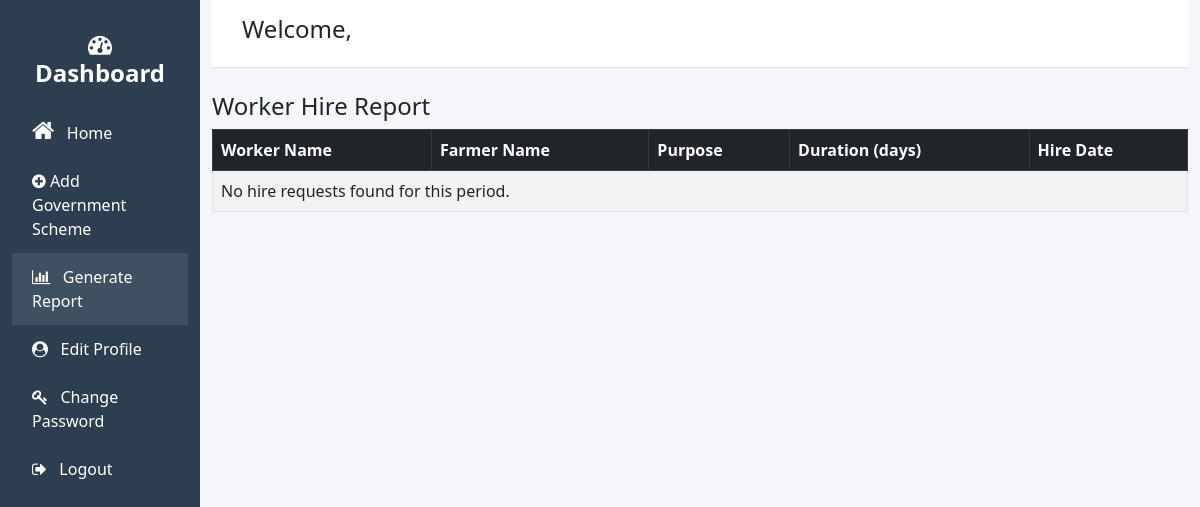
/admin-report/, run on an earlier commit of the app's database.
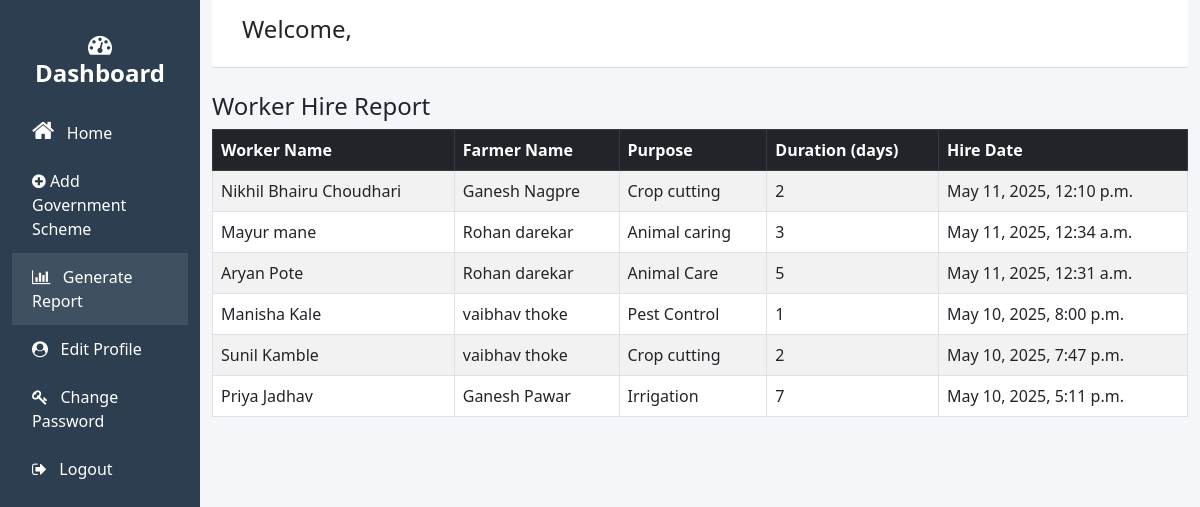
And on a later commit of the database.
### agri/models.py (models this page shows)
class HireRequest(models.Model):
    farmer = models.CharField(max_length=100)
    worker = models.ForeignKey(worker, on_delete=models.CASCADE)
    purpose = models.CharField(max_length=200)
    duration = models.PositiveIntegerField()
    location = models.CharField(max_length=200)
    f_mobno = models.CharField(max_length=10)
    hire_date = models.DateTimeField(auto_now_add=True)
    STATUS = models.CharField(max_length=200, default='pending')

class worker(models.Model):
    fullName= models.CharField(max_length=100)
    age= models.IntegerField()
    gender= models.CharField(max_length=10)
    dist = models.CharField(max_length=20)
    subDist= models.CharField(max_length=20)
    village = models.CharField(max_length=30)
    mobno = models.CharField(max_length=10, unique=True)
    password= models.CharField(max_length=20)
    skill= models.CharField(max_length=250,  blank=True, null=True)
    availabillity=models.BooleanField(default=False)
    date = models.DateTimeField(auto_now_add=True)

### office/views.py (the view)
# urls.py: path('admin-report/', fviews.report_view, name='admin_report'),
def report_view(request):
    start_date = request.GET.get('start_date')
    end_date = request.GET.get('end_date')
    hire_requests = HireRequest.objects.all()
    if start_date:
        hire_requests = hire_requests.filter(hire_date__date__gte=start_date)
    if end_date:
        hire_requests = hire_requests.filter(hire_date__date__lte=end_date)
    context = {
        'hire_requests': hire_requests.order_by('-hire_date'),  # show latest first
        'total_farmers': hire_requests.values('farmer').distinct().count(),
        'total_workers': hire_requests.values('worker').distinct().count(),
        'total_requests': hire_requests.count(),
    }
    return render(request, 'office/report.html', context)

### templates/office/report.html (shortened to what this page needs)
<!DOCTYPE html>
<html lang="en">
<head>
  <link href="https://cdn.jsdelivr.net/npm/bootstrap@5.3.0/dist/css/bootstrap.min.css" rel="stylesheet" />
  <link rel="stylesheet" href="https://cdnjs.cloudflare.com/ajax/libs/font-awesome/4.7.0/css/font-awesome.min.css" />
  <link rel="stylesheet" href="/static/CSS/officer/officeDashBoard.css" />
</head>
<body>
<div class="container-fluid">
  <div class="row">
    {% include 'office/f_header.html' %}
    <div class="col-md-10">
      <div class="header">
          <h4>Welcome, {{ request.session.officeemail }} </h4>
        </div>
      <h4 class="mt-4">Worker Hire Report</h4>
      <table class="table table-striped table-bordered">
        <thead class="table-dark">
          <tr>
            <th>Worker Name</th>
            <th>Farmer Name</th>
            <th>Purpose</th>
            <th>Duration (days)</th>
            <th>Hire Date</th>
          </tr>
        </thead>
        <tbody>
          {% for req in hire_requests %}
            <tr>
              <td>{{ req.worker.fullName }}</td>
              <td>{{ req.farmer }}</td>
              <td>{{ req.purpose }}</td>
              <td>{{ req.duration }}</td>
              <td>{{ req.hire_date|date:"F j, Y, g:i a" }}</td>
            </tr>
          {% empty %}
            <tr>
              <td colspan="5">No hire requests found for this period.</td>
            </tr>
          {% endfor %}
        </tbody>
      </table>
    </div>
  </div>
</div>
{% include 'office/f_footer.html' %}

### templates/office/F_header.html (shortened to what this page needs)
<div class="col-md-2 sidebar d-none d-md-block">
  <h4> <i style="font-size:24px" class="fa">&#xf0e4;</i> Dashboard</h4>
  <a href="{% url 'office_home' %}" class="{% if request.path == '/office-dashboard/' %} active {% endif %}">
    <i style="font-size:24px" class="fa">&#xf015;</i> &nbsp;
    Home</a>
  <a href="{% url 'add_sheme' %}" class="{% if request.path == '/add-scheme/' %} active {% endif %}">
    <i class="fa fa-plus-circle"></i>
    Add Government Scheme</a>
    <a href="{% url 'admin_report' %}" class="{% if request.path == '/admin-report/' %} active {% endif %}">
      <i class="fa fa-bar-chart"></i> &nbsp;
      Generate Report
  </a>
  <a href="{% url 'edit_profile' %}" class="{% if request.path == '/edit-profile/' %} active {% endif %}">
    <i class="fa fa-user-circle"></i> &nbsp;
   Edit Profile</a>
  <a href="{% url 'change_password' %}" class="{% if request.path == '/change-password/' %} active {% endif %}">
    <i class="fa fa-key"></i> &nbsp;
    Change Password
  </a>
  <a href="{% url "f_logout" %}" class="logout-btn">
    <i class="fa fa-sign-out"></i> &nbsp;
    Logout</a>
</div>

### templates/office/f_footer.html (shortened to what this page needs)
</body>
</html>

### static/CSS/officer/officeDashboard.css (style rules this page uses)
body { background-color: #f4f6f9; }
.sidebar { height: 100vh; background-color: #2c3e50; padding-top: 20px; color: white; transition: all 0.3s; }
.sidebar h4 { padding: 10px; text-align: center; font-weight: bold; }
.sidebar a { display: block; padding: 12px 20px; color: white; text-decoration: none; }
.header { background-color: #fff; padding: 15px 30px; border-bottom: 1px solid #ddd; }
.logout-btn { color: white; text-decoration: none; }
a.active { background-color: #3f5061; }

What changed in the data, as far as the page shows it:
added HireRequest: worker.fullName "Nikhil Bhairu Choudhari", farmer "Ganesh Nagpre", purpose "Crop cutting", duration "2", hire_date "May 11, 2025, 12:10 p.m."
added HireRequest: worker.fullName "Mayur mane", farmer "Rohan darekar", purpose "Animal caring", duration "3", hire_date "May 11, 2025, 12:34 a.m."
added HireRequest: worker.fullName "Aryan Pote", farmer "Rohan darekar", purpose "Animal Care", duration "5", hire_date "May 11, 2025, 12:31 a.m."
added HireRequest: worker.fullName "Manisha Kale", farmer "vaibhav thoke", purpose "Pest Control", duration "1", hire_date "May 10, 2025, 8:00 p.m."
added HireRequest: worker.fullName "Sunil Kamble", farmer "vaibhav thoke", purpose "Crop cutting", duration "2", hire_date "May 10, 2025, 7:47 p.m."
added HireRequest: worker.fullName "Priya Jadhav", farmer "Ganesh Pawar", purpose "Irrigation", duration "7", hire_date "May 10, 2025, 5:11 p.m."
Also different on the page:
text no longer shown: "No hire requests found for this period."
